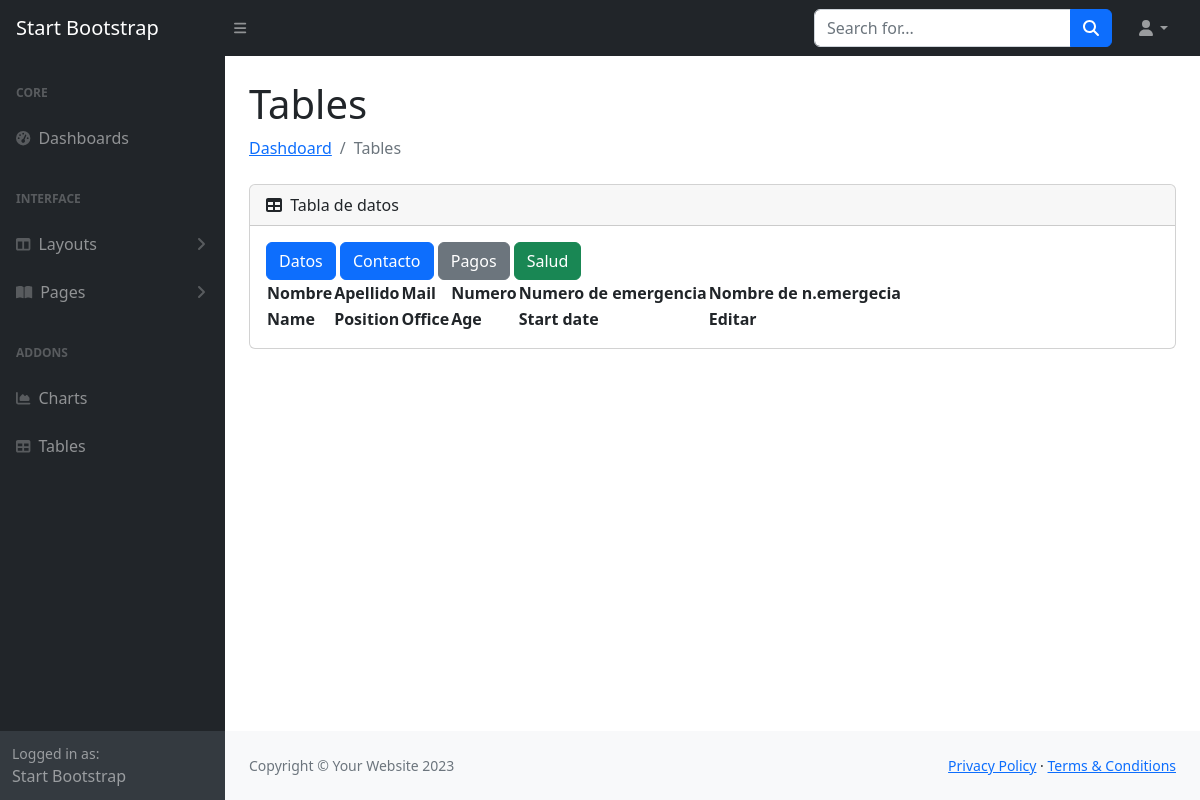
The app's page /table_contacto/, older data.
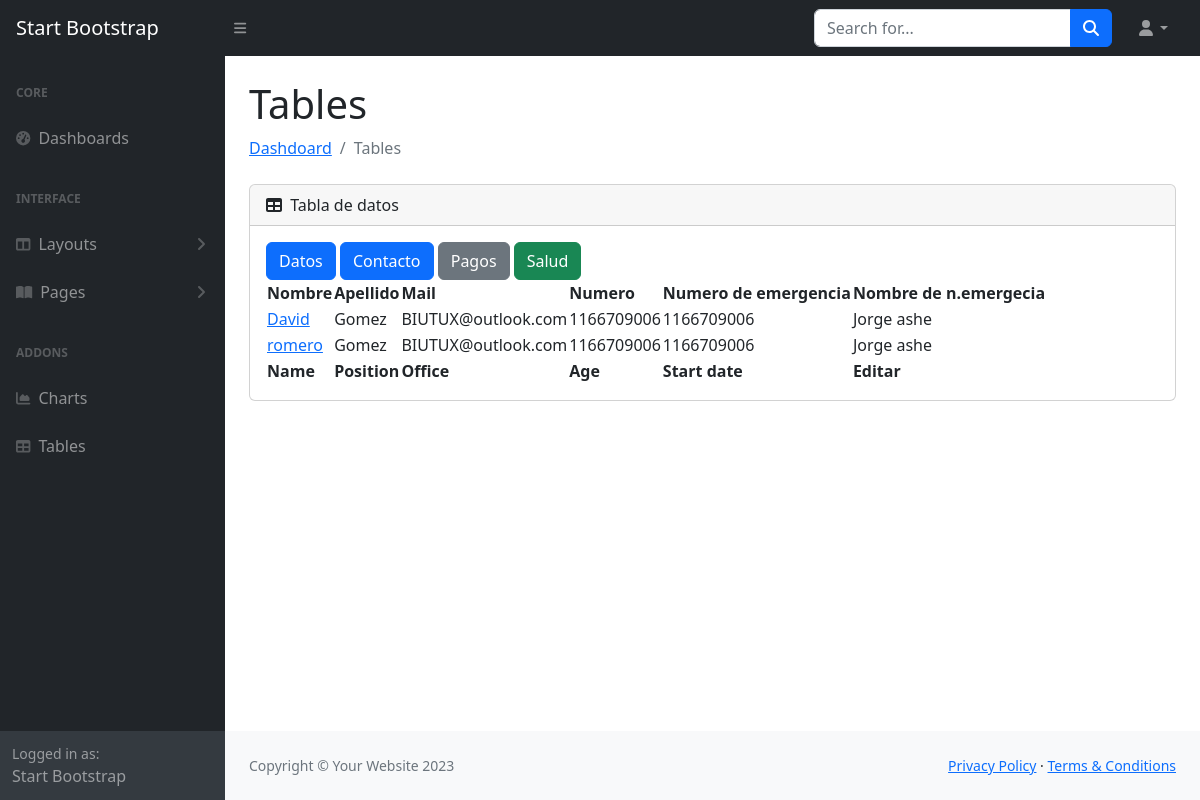
The same page, newer data.
### starke_app/models.py (models this page shows)
class client_register_model(models.Model):
    nombre=models.CharField(max_length=100,blank= True, null=True)
    apellido=models.CharField(max_length=100,blank= True, null=True)
    edad= models.IntegerField(blank= True, null=True)
    fecha_nacimiento= models.DateField(blank= True, null=True)
    email=models.EmailField(max_length=100,blank= True, null=True)
    telefono=models.IntegerField(blank= True, null=True)
    telefono_emergencia=models.IntegerField(blank= True, null=True)
    nombre_emergencia=models.CharField(max_length=100,blank= True, null=True)
    SI = 'Si'
    NO = 'No'
    OPCIONES_SN = [(SI,'Si'),
                   (NO,'No')]
    problemas_cardiacos = models.CharField(max_length= 5,
                                  blank = True,
                                  choices= OPCIONES_SN,
                                  default=NO)
    problemas_asma = models.CharField(max_length= 5,
                                  blank = True,
                                  choices= OPCIONES_SN,
                                  default=NO)
    lesion_pregunta = models.CharField(max_length= 5,
                                  blank = True,
                                  choices= OPCIONES_SN,
                                  default=NO)
    especificar_lesion = models.TextField(max_length= 500, blank= True, null=True)
    UNO = 1
    DOS=2
    TRES=3
    CUATRO=4
    CINCO=5
    SEIS=6
    SIETE=7
    OPCIONES_DIAS = [(UNO,1),(DOS,2),(TRES,3),(CUATRO,4),(CINCO,5),(SEIS,6),(SIETE,7)]
    disciplina = models.ForeignKey(disciplinas_model,
                                   on_delete = models.CASCADE,
                                   null=True,blank=True)
    dias = models.IntegerField(blank=True,null= True,
                               choices = OPCIONES_DIAS,
                               default = UNO)
    DIARIO = 'Diario'
    MENSUAL = 'Mensual'
    SEMANAL = 'Semanal'
    DIARIO = 'Diario'
    OPCIONES_PLAN = [(DIARIO,'Diario'),
                 (MENSUAL,'Mensual'),
                  (SEMANAL,'Semanal'),
                  (DIARIO,'Diario')
                 ]
    plan = models.CharField(max_length= 20,
                                  blank = True,
                                  null=True,
                                  choices= OPCIONES_PLAN,
                                  default=MENSUAL)

### starke_app/views.py (the view)
# urls.py: path('table_contacto/',table_contacto, name = 'table_contacto'),
def table_contacto(request):
    form= client_register_model.objects.all()
    return render(request,'starke_app/tables/table_contacto.html',{'form':form})

### starke_app/templates/starke_app/tables/table_contacto.html (shortened to what this page needs)
<!DOCTYPE html>
<html lang="es">
    <head>
        {% load static %}
        <link href="https://cdn.jsdelivr.net/npm/simple-datatables@7.1.2/dist/style.min.css" rel="stylesheet" />
        <link href="{% static 'starke_app/css/styles.css' %}" rel="stylesheet" />
    </head>
    <body class="sb-nav-fixed">
        <nav class="sb-topnav navbar navbar-expand navbar-dark bg-dark">
            <a class="navbar-brand ps-3" href="index.html">Start Bootstrap</a>
            <button class="btn btn-link btn-sm order-1 order-lg-0 me-4 me-lg-0" id="sidebarToggle" href="#!"><i class="fas fa-bars"></i></button>
            <form class="d-none d-md-inline-block form-inline ms-auto me-0 me-md-3 my-2 my-md-0">
                <div class="input-group">
                    <input class="form-control" type="text" placeholder="Search for..." aria-label="Search for..." aria-describedby="btnNavbarSearch" />
                    <button class="btn btn-primary" id="btnNavbarSearch" type="button"><i class="fas fa-search"></i></button>
                </div>
            </form>
            <ul class="navbar-nav ms-auto ms-md-0 me-3 me-lg-4">
                <li class="nav-item dropdown">
                    <a class="nav-link dropdown-toggle" id="navbarDropdown" href="#" role="button" data-bs-toggle="dropdown" aria-expanded="false"><i class="fas fa-user fa-fw"></i></a>
                </li>
            </ul>
        </nav>
        <div id="layoutSidenav">
            <div id="layoutSidenav_nav">
                <nav class="sb-sidenav accordion sb-sidenav-dark" id="sidenavAccordion">
                    <div class="sb-sidenav-menu">
                        <div class="nav">
                            <div class="sb-sidenav-menu-heading">Core</div>
                            <a class="nav-link" href="index.html">
                                <div class="sb-nav-link-icon"><i class="fas fa-tachometer-alt"></i></div>
                                Dashboards
                            </a>
                            <div class="sb-sidenav-menu-heading">Interface</div>
                            <a class="nav-link collapsed" href="#" data-bs-toggle="collapse" data-bs-target="#collapseLayouts" aria-expanded="false" aria-controls="collapseLayouts">
                                <div class="sb-nav-link-icon"><i class="fas fa-columns"></i></div>
                                Layouts
                                <div class="sb-sidenav-collapse-arrow"><i class="fas fa-angle-down"></i></div>
                            </a>
                            <a class="nav-link collapsed" href="#" data-bs-toggle="collapse" data-bs-target="#collapsePages" aria-expanded="false" aria-controls="collapsePages">
                                <div class="sb-nav-link-icon"><i class="fas fa-book-open"></i></div>
                                Pages
                                <div class="sb-sidenav-collapse-arrow"><i class="fas fa-angle-down"></i></div>
                            </a>
                            <div class="sb-sidenav-menu-heading">Addons</div>
                            <a class="nav-link" href="charts.html">
                                <div class="sb-nav-link-icon"><i class="fas fa-chart-area"></i></div>
                                Charts
                            </a>
                            <a class="nav-link" href="tables.html">
                                <div class="sb-nav-link-icon"><i class="fas fa-table"></i></div>
                                Tables
                            </a>
                        </div>
                    </div>
                    <div class="sb-sidenav-footer">
                        <div class="small">Logged in as:</div>
                        Start Bootstrap
                    </div>
                </nav>
            </div>
            <div id="layoutSidenav_content">
                <main>
                    <div class="container-fluid px-4">
                        <h1 class="mt-4">Tables</h1>
                        <ol class="breadcrumb mb-4">
                            <li class="breadcrumb-item"><a href="index.html">Dashdoard</a></li>
                            <li class="breadcrumb-item active">Tables</li>
                        </ol>
                        <div class="card mb-4">
                            <div class="card-header">
                                <i class="fas fa-table me-1"></i>
                                Tabla de datos
                            </div>
                            <div class="card-body">
                                <a href="{% url 'tables' %}"><button type="button" class="btn btn-primary">Datos</button></a>
                                <a href="{% url 'table_contacto' %}"><button type="button" class="btn btn-primary">Contacto</button></a>
                                <a href="{% url 'table_pagos' %}"> <button type="button" class="btn btn-secondary">Pagos</button></a>
                                <a href="{% url 'table_salud' %}"><button type="button" class="btn btn-success">Salud</button></a>
                                <table id="datatablesSimple">
                                    <thead>
                                        <tr>
                                            <th>Nombre</th>
                                            <th>Apellido</th>
                                            <th>Mail</th>
                                            <th>Numero</th>
                                            <th>Numero de emergencia</th>
                                            <th>Nombre de n.emergecia</th>
                                        </tr>
                                    </thead>
                                    <tfoot>
                                        <tr>
                                            <th>Name</th>
                                            <th>Position</th>
                                            <th>Office</th>
                                            <th>Age</th>
                                            <th>Start date</th>
                                            <th>Editar</th>
                                        </tr>
                                    </tfoot>
                                    {% for i in form %}
                                    <tr>
                                        <td> <a href="{% url 'modificar_contacto' i.id %}"> {{ i.nombre }} </a></td>
                                        <td>{{ i.apellido }}</td>
                                        <td>{{ i.email}}</td>
                                        <td>{{ i.telefono }}</td>
                                        <td>{{ i.telefono_emergencia }}</td>
                                        <td>{{ i.nombre_emergencia}}</td>
                                    </tr>
                                    {% endfor %}
                                </table>
                            </div>
                        </div>
                    </div>
                </main>
                <footer class="py-4 bg-light mt-auto">
                    <div class="container-fluid px-4">
                        <div class="d-flex align-items-center justify-content-between small">
                            <div class="text-muted">Copyright &copy; Your Website 2023</div>
                            <div>
                                <a href="#">Privacy Policy</a>
                                &middot;
                                <a href="#">Terms &amp; Conditions</a>
                            </div>
                        </div>
                    </div>
                </footer>
            </div>
        </div>
    </body>
</html>

Row changes from the older to the newer data that the page shows:
added client_register_model: nombre "David", apellido "Gomez", email "BIUTUX@outlook.com", telefono "1166709006", telefono_emergencia "1166709006", nombre_emergencia "Jorge ashe"
added client_register_model: nombre "romero", apellido "Gomez", email "BIUTUX@outlook.com", telefono "1166709006", telefono_emergencia "1166709006", nombre_emergencia "Jorge ashe"
